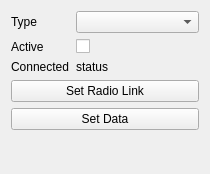
<?xml version="1.0" encoding="UTF-8"?>
<ui version="4.0">
 <class>Form</class>
 <widget class="QWidget" name="Form">
  <property name="geometry">
   <rect>
    <x>0</x>
    <y>0</y>
    <width>210</width>
    <height>174</height>
   </rect>
  </property>
  <property name="windowTitle">
   <string>Form</string>
  </property>
  <layout class="QFormLayout" name="formLayout">
   <item row="0" column="0">
    <widget class="QLabel" name="type_label">
     <property name="text">
      <string>Type</string>
     </property>
    </widget>
   </item>
   <item row="0" column="1">
    <widget class="QComboBox" name="type_combo"/>
   </item>
   <item row="1" column="0">
    <widget class="QLabel" name="active_label">
     <property name="text">
      <string>Active</string>
     </property>
    </widget>
   </item>
   <item row="1" column="1">
    <widget class="QCheckBox" name="active_cb">
     <property name="text">
      <string/>
     </property>
    </widget>
   </item>
   <item row="2" column="0">
    <widget class="QLabel" name="status_text_label">
     <property name="text">
      <string>Connected</string>
     </property>
    </widget>
   </item>
   <item row="2" column="1">
    <widget class="QLabel" name="status_labe">
     <property name="text">
      <string>status</string>
     </property>
    </widget>
   </item>
   <item row="5" column="0" colspan="2">
    <widget class="QPushButton" name="set_data_btn">
     <property name="text">
      <string>Set Data</string>
     </property>
    </widget>
   </item>
   <item row="4" column="0" colspan="2">
    <widget class="QPushButton" name="set_radio_link_btn">
     <property name="text">
      <string>Set Radio Link</string>
     </property>
    </widget>
   </item>
  </layout>
 </widget>
 <resources/>
 <connections/>
</ui>
